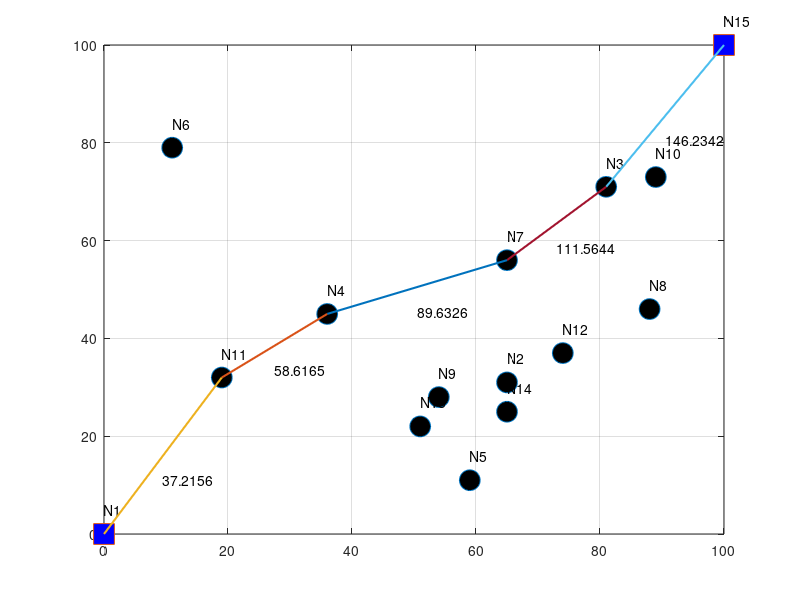

Reproduce this figure in MATLAB.
clear all; 
close all;
%parameters to edit-----
N=15;
MaxDist = 40;
rand('seed',69);
%rand(1,1337);
%-----------------------
INF = 10000;
x=randi([10,90],1,N);%Setups up random nodes
y=randi([10,90],1,N);
x(1)=0;
y(1)=0;
x(N)=100;
y(N)=100;
short=ones(2,N);
DistMat = [];
for i=1:N
    short(2,i) = INF; %sets the shortest length to this node %at the start all nodes are in respect to 1
    for j=1:N
        DistMat(i,j) = sqrt((x(i)-x(j))^2+(y(i)-y(j))^2);
        if DistMat(i,j)>MaxDist
            DistMat(i,j)=INF;%infinite
        end
    end
end
short(2,1) = 0; %node 1 distance is 0
fig = figure
plot(x(2:N-1),y(2:N-1),'o','markersize',15,'markerfacecolor','k');%Circles
hold on;
plot([x(1) x(N)],[y(1) y(N)],'s','markersize',15,'markerfacecolor','b');%End square
grid on;
for i=1:N
    text(x(i),y(i)+5,strcat('N',num2str(i)));%node names
end
Aval=[1:N]%all avalible nodes
Done=[];%holds nodes already visited

for t=1:N
    shortest = INF+1;%resets the longest distance
    if(t==1)%start at node 1
        Cnode = 1;
    else
        for k=2:N  
            if(~ismember(k,Done) && shortest>short(2,k))%if not already finished
               Cnode = k;                               %select the shortest path
               shortest = short(2,k);
            end
        end
    end
    Done(1,t)=Cnode;
    
    Aval = setdiff(Aval,[Cnode]); %strip current node from avalable
    for j=1:length(Aval)
        if (DistMat(Cnode,Aval(j))<MaxDist)%checks if jump is resonable
            if(1==1)
                if(DistMat(Cnode,Aval(j))+short(2,Cnode)<short(2,Aval(j)))%checks and sees if new path is shorter
                    short(2,Aval(j)) = DistMat(Cnode,Aval(j))+short(2,Cnode);%new distance
                    short(1,Aval(j)) = Cnode;                                %new base node
                    if(short(2,Aval(j))<shortest)   %if its the shortest set it as the shortest
                       shortest = short(2,Aval(j));
                    end
                end
            end
        end
    end
    for i=2:N%prints out the current minimum distance to each node
        if(short(2,(i))<INF)%only print if distnace isn't infinite
            plots(i) = plot([x((i));x(short(1,(i)))],[y((i));y(short(1,(i)))],'linewidth',1.5)
            plotst(i) = text((x((i))+x(short(1,(i))))/2,(y((i))+y(short(1,(i))))/2-5,num2str(short(2,(i))));
        end
    end
    %saveas(fig,num2str(t),'png')
    pause(1);
    for i=2:N%clears previous nodes.
        if(short(2,(i))<INF)%only delete drawn ones
            delete(plots(i));
            delete(plotst(i));
        end
    end
end
pause(5);

i = N;%last node
while(i ~= 1)%first node
    if(short(2,i)<INF)%only print if distnace isn't infinite
        plots(i) = plot([x(i);x(short(1,i))],[y(i);y(short(1,i))],'linewidth',1.5)
        text((x(i)+x(short(1,i)))/2,(y(i)+y(short(1,i)))/2-5,num2str(short(2,i)));
        i = short(1,i);
    pause(1);
    end
end
pause(1);